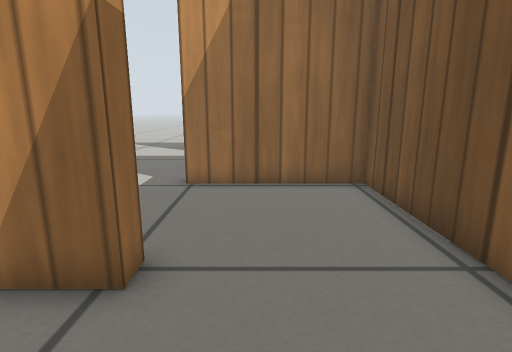
[1] (above)

17 first-person views from a walk through a world built for the Gazebo simulator. The camera is 0.44 m above the floor, tilts 12° down and sees 80° across. The floor is counted in squares, 0.2 m on a side. Each view is taken from the middle of a square. On the plan, view 1 faces up. The plan holds only what a view shows up to about 18 squares ahead; the rest is blank. Simple patterns stand in for the simulator's built-in surfaces.

[2]
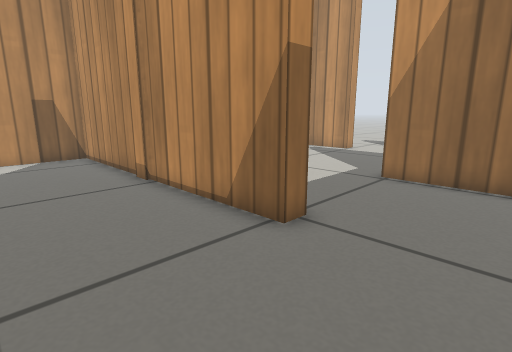

[3]
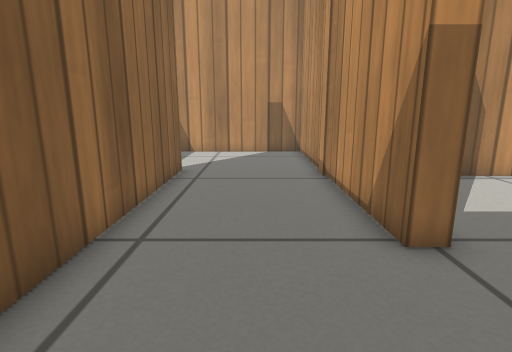

[4]
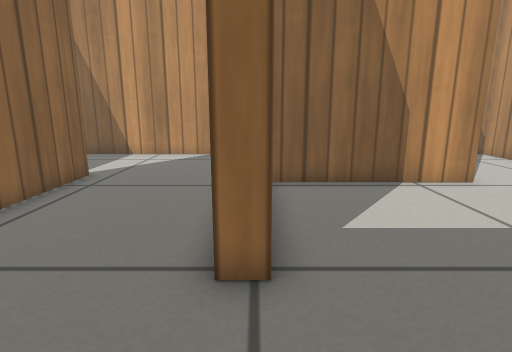

[5]
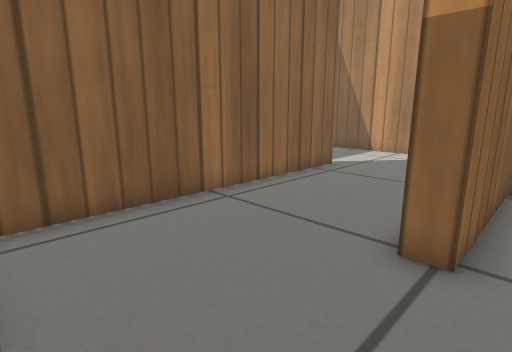

[6]
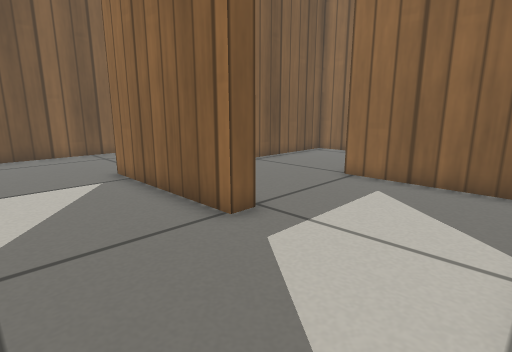

[7]
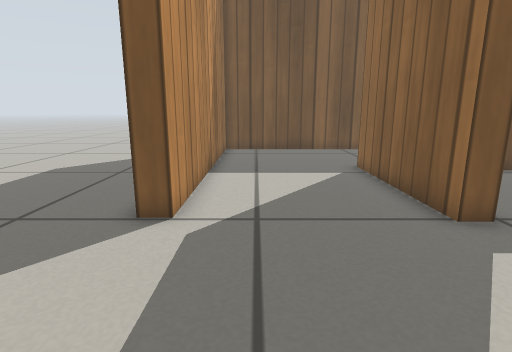

[8]
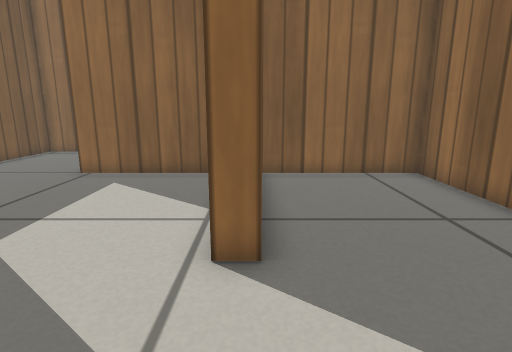

[9]
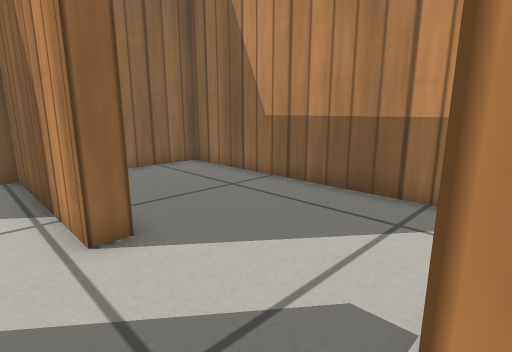

[10]
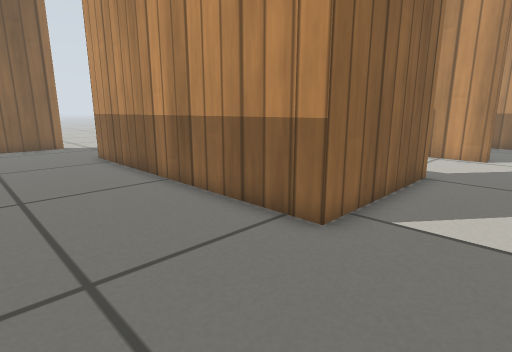

[11]
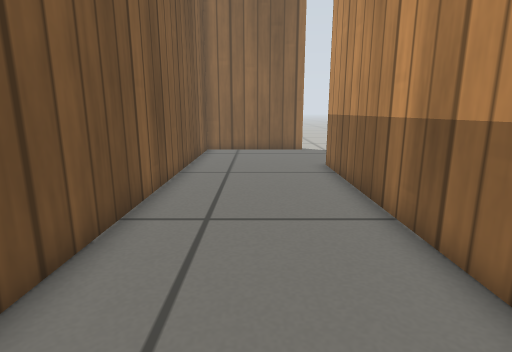

[12]
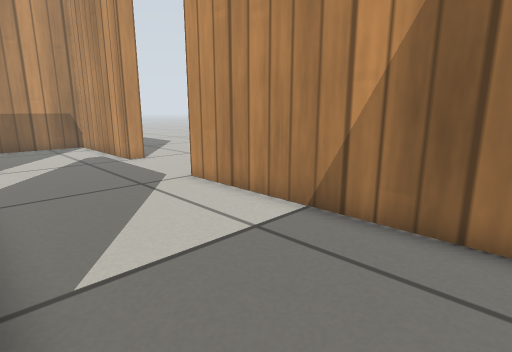

[13]
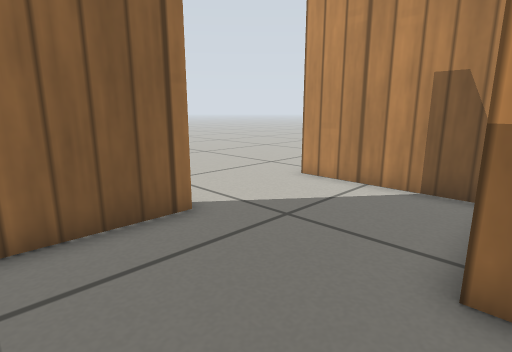

[14]
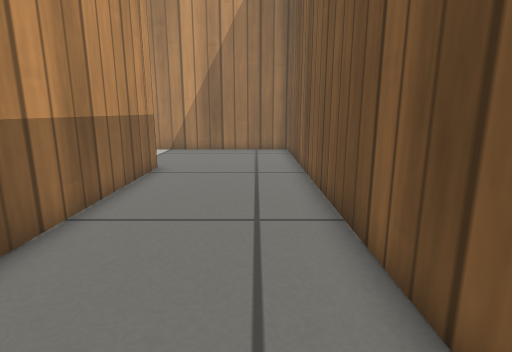

[15]
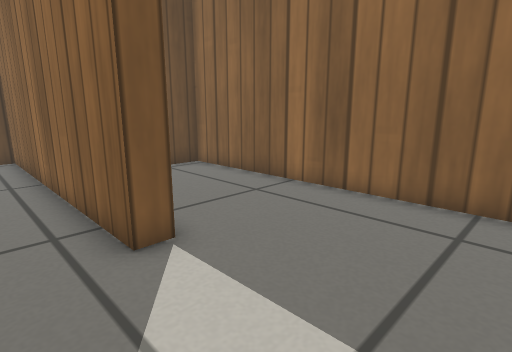

[16]
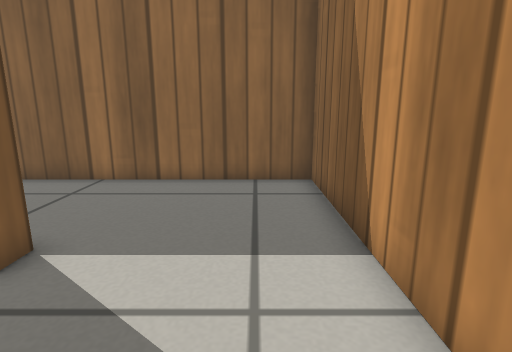

[17]
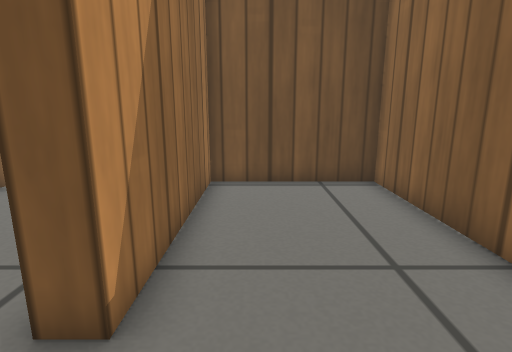

### Floor plan
Ten units are one square. View 1 is at (0, 0); x grows to the right and y downward. Boxes are objects, and circles mark ways between rooms. Rooms are numbered by the first view taken in them; rooms with no view inside come last. Other rooms are left out.
<svg viewBox="-143 -171 246 261">
<path fill="none" stroke="#000" d="M-17 -35 -138 -35 -138 24M-84 26 -84 18 33 18 33 -35M-17 -42 -17 -35M33 -35 33 -92 -22 -92M-22 -92 -22 -99 41 -99 41 26M-8 32 -8 75M-73 -108 -73 -86M42 78 98 78 98 -158 -19 -158M-81 -108 -73 -108M-71 -158 -138 -158 -138 -42 -81 -42M-19 -158 -19 -165M-71 -166 -71 -158M-8 75 -8 85M-138 24 -138 78 -16 78 -16 26 -84 26M-73 -86 -73 -42 -17 -42"/>
<circle cx="10" cy="-40" r="3" fill="#2a7"/>
<circle cx="-110" cy="20" r="3" fill="#2a7"/>
<circle cx="-20" cy="-65" r="3" fill="#2a7"/>
<circle cx="-80" cy="-130" r="3" fill="#2a7"/>
<circle cx="-45" cy="-160" r="3" fill="#2a7"/>
<circle cx="20" cy="80" r="3" fill="#2a7"/>
<circle cx="-50" cy="-95" r="3" fill="#2a7"/>
<text x="-50" y="-10">1</text>
<text x="10" y="-60">2</text>
<text x="50" y="-60">3</text>
<text x="-110" y="-100">4</text>
<text x="-20" y="-160">5</text>
<text x="-80" y="50">6</text>
<text x="-50" y="-70">7</text>
</svg>
Room 1 opens to room 2. Room 1 opens to room 6. Room 2 opens to room 7. Room 3 opens to room 4. Room 3 opens to room 5. Room 3 opens to room 7.

Where each view was taken, in squares from view 1:
view 1: 0 up, 0 right, facing up
view 2: 1 down, 2 right, facing up-left
view 3: 1 up, 3 right, facing left
view 4: 4 up, 2 right, facing left
view 5: 5 up, 3 right, facing down-left
view 6: 14 up, 7 left, facing down-right
view 7: 14 up, 8 left, facing right
view 8: 15 up, 8 left, facing down
view 9: 16 up, 6 left, facing down-left
view 10: 13 up, 9 right, facing down-left
view 11: 10 up, 7 right, facing down
view 12: 10 up, 7 right, facing up-left
view 13: 2 down, 8 right, facing down-left
view 14: 2 down, 8 right, facing up
view 15: 0 up, 13 left, facing down-right
view 16: 2 up, 12 left, facing down
view 17: 4 down, 11 left, facing right
